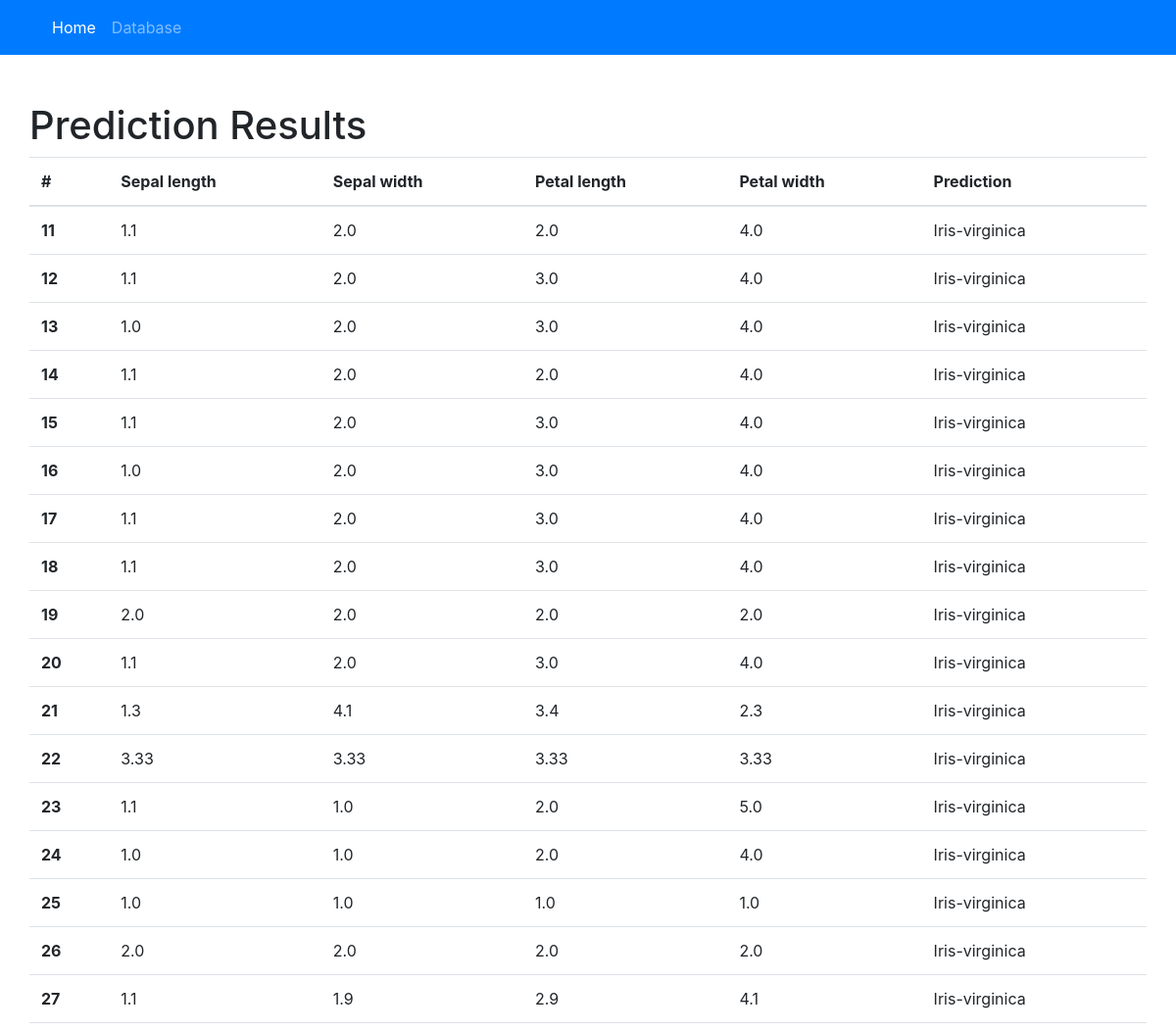
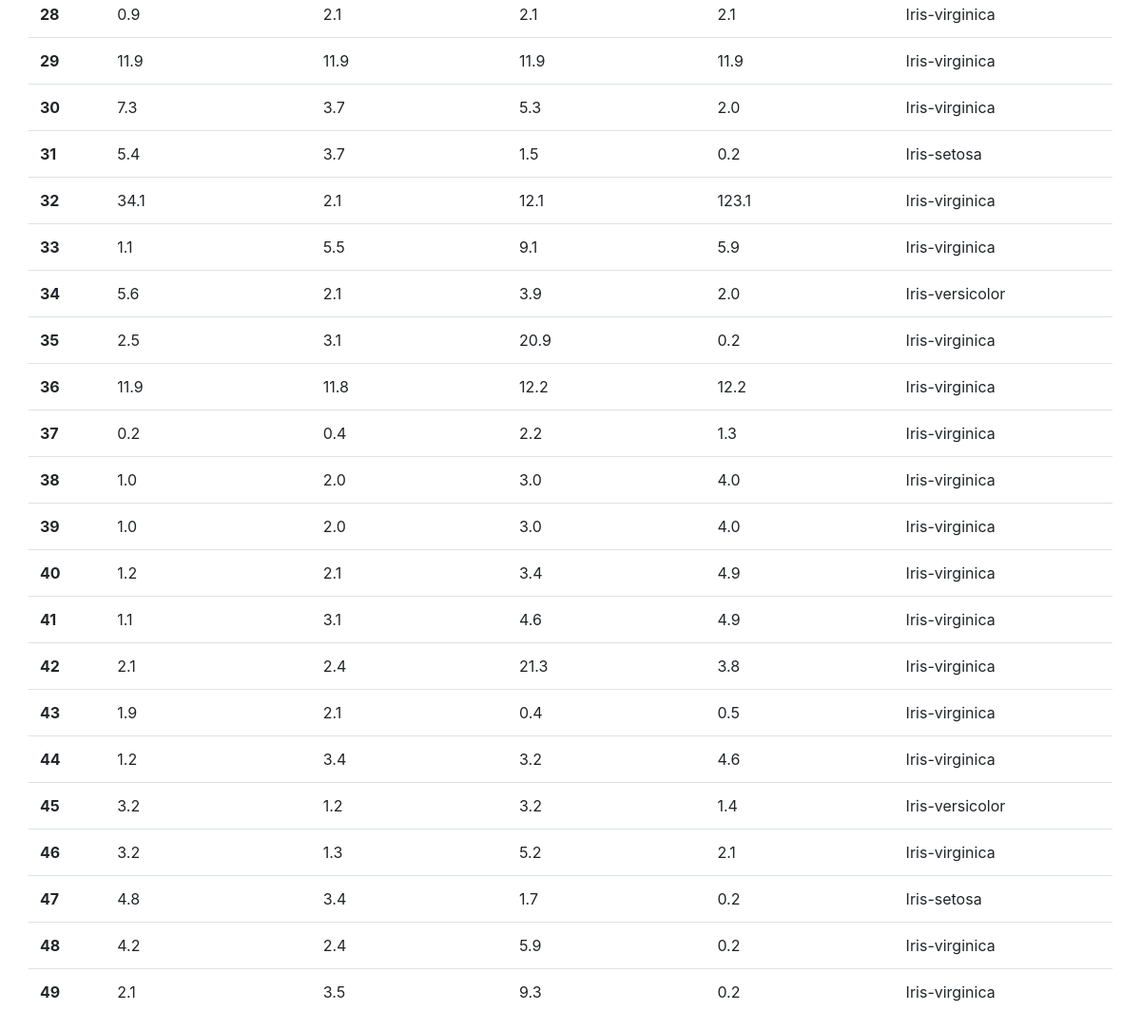
The app's page /results/ with its own data (2 pictures, top to bottom).
### predict/models.py (models this page shows, shortened)
class PredResults(models.Model):
    sepal_length = models.FloatField()
    sepal_width = models.FloatField()
    petal_length = models.FloatField()
    petal_width = models.FloatField()
    classification = models.CharField(max_length=30)

### predict/views.py (the view)
# urls.py: path('results/', views.view_results, name='results'),
def view_results(request):
    data = {"dataset": PredResults.objects.all()}
    return render(request, "results.html", data)

### templates/results.html
{% extends "base.html" %}
{% block main %}
    <div class="container pt-5">
        <div class="row">
        <h1>Prediction Results</h1>
            <table class="table">
                <thead>
                <tr>
                <th scope="col">#</th>
                <th scope="col">Sepal length</th>
                <th scope="col">Sepal width</th>
                <th scope="col">Petal length</th>
                <th scope="col">Petal width</th>
                <th scope="col">Prediction</th>
                </tr>
                </thead>
                <tbody>
                {% for data in dataset %}
                    <tr>
                    <th scope="row">{{ data.id }}</th>
                    <td>{{ data.sepal_length }}</td>
                    <td>{{ data.sepal_width }}</td>
                    <td>{{ data.petal_length }}</td>
                    <td>{{ data.petal_width }}</td>
                    <td>{{ data.classification }}</td>
                    </tr>
                {% endfor %}
                </tbody>
            </table>
        </div>
    </div>
{% endblock %}

### templates/base.html (shortened to what this page needs)
<!doctype html>
<html lang="en">
    <head>
    <link rel="stylesheet" href="https://stackpath.bootstrapcdn.com/bootstrap/4.4.1/css/bootstrap.min.css">
    </head>
    <body>
    <nav class="navbar navbar-dark bg-primary navbar-expand-lg">
        <div class="container">
        <div class="collapse navbar-collapse" id="navbarSupportedContent">
            <ul class="navbar-nav mr-auto">
                <li class="nav-item active">
                    <a class="nav-link" href="/">Home <span class="sr-only">(current)</span></a>
                </li>
                <li class="nav-item">
                    <a class="nav-link" href="/results">Database</a>
                </li>
            </ul>
        </div>
        </div>
    </nav>
    {% block main %}
    {% endblock %}
    </body>
</html>

### records on screen
PredResults: id "11", sepal_length "1.1", sepal_width "2.0", petal_length "2.0", petal_width "4.0", classification "Iris-virginica"
PredResults: id "12", sepal_length "1.1", sepal_width "2.0", petal_length "3.0", petal_width "4.0", classification "Iris-virginica"
PredResults: id "13", sepal_length "1.0", sepal_width "2.0", petal_length "3.0", petal_width "4.0", classification "Iris-virginica"
PredResults: id "14", sepal_length "1.1", sepal_width "2.0", petal_length "2.0", petal_width "4.0", classification "Iris-virginica"
PredResults: id "15", sepal_length "1.1", sepal_width "2.0", petal_length "3.0", petal_width "4.0", classification "Iris-virginica"
PredResults: id "16", sepal_length "1.0", sepal_width "2.0", petal_length "3.0", petal_width "4.0", classification "Iris-virginica"
PredResults: id "17", sepal_length "1.1", sepal_width "2.0", petal_length "3.0", petal_width "4.0", classification "Iris-virginica"
PredResults: id "18", sepal_length "1.1", sepal_width "2.0", petal_length "3.0", petal_width "4.0", classification "Iris-virginica"
PredResults: id "19", sepal_length "2.0", sepal_width "2.0", petal_length "2.0", petal_width "2.0", classification "Iris-virginica"
PredResults: id "20", sepal_length "1.1", sepal_width "2.0", petal_length "3.0", petal_width "4.0", classification "Iris-virginica"
PredResults: id "21", sepal_length "1.3", sepal_width "4.1", petal_length "3.4", petal_width "2.3", classification "Iris-virginica"
PredResults: id "22", sepal_length "3.33", sepal_width "3.33", petal_length "3.33", petal_width "3.33", classification "Iris-virginica"
PredResults: id "23", sepal_length "1.1", sepal_width "1.0", petal_length "2.0", petal_width "5.0", classification "Iris-virginica"
PredResults: id "24", sepal_length "1.0", sepal_width "1.0", petal_length "2.0", petal_width "4.0", classification "Iris-virginica"
PredResults: id "25", sepal_length "1.0", sepal_width "1.0", petal_length "1.0", petal_width "1.0", classification "Iris-virginica"
PredResults: id "26", sepal_length "2.0", sepal_width "2.0", petal_length "2.0", petal_width "2.0", classification "Iris-virginica"
PredResults: id "27", sepal_length "1.1", sepal_width "1.9", petal_length "2.9", petal_width "4.1", classification "Iris-virginica"
PredResults: id "28", sepal_length "0.9", sepal_width "2.1", petal_length "2.1", petal_width "2.1", classification "Iris-virginica"
PredResults: id "29", sepal_length "11.9", sepal_width "11.9", petal_length "11.9", petal_width "11.9", classification "Iris-virginica"
PredResults: id "30", sepal_length "7.3", sepal_width "3.7", petal_length "5.3", petal_width "2.0", classification "Iris-virginica"
PredResults: id "31", sepal_length "5.4", sepal_width "3.7", petal_length "1.5", petal_width "0.2", classification "Iris-setosa"
PredResults: id "32", sepal_length "34.1", sepal_width "2.1", petal_length "12.1", petal_width "123.1", classification "Iris-virginica"
PredResults: id "33", sepal_length "1.1", sepal_width "5.5", petal_length "9.1", petal_width "5.9", classification "Iris-virginica"
PredResults: id "34", sepal_length "5.6", sepal_width "2.1", petal_length "3.9", petal_width "2.0", classification "Iris-versicolor"
PredResults: id "35", sepal_length "2.5", sepal_width "3.1", petal_length "20.9", petal_width "0.2", classification "Iris-virginica"
PredResults: id "36", sepal_length "11.9", sepal_width "11.8", petal_length "12.2", petal_width "12.2", classification "Iris-virginica"
PredResults: id "37", sepal_length "0.2", sepal_width "0.4", petal_length "2.2", petal_width "1.3", classification "Iris-virginica"
PredResults: id "38", sepal_length "1.0", sepal_width "2.0", petal_length "3.0", petal_width "4.0", classification "Iris-virginica"
PredResults: id "39", sepal_length "1.0", sepal_width "2.0", petal_length "3.0", petal_width "4.0", classification "Iris-virginica"
PredResults: id "40", sepal_length "1.2", sepal_width "2.1", petal_length "3.4", petal_width "4.9", classification "Iris-virginica"
PredResults: id "41", sepal_length "1.1", sepal_width "3.1", petal_length "4.6", petal_width "4.9", classification "Iris-virginica"
PredResults: id "42", sepal_length "2.1", sepal_width "2.4", petal_length "21.3", petal_width "3.8", classification "Iris-virginica"
PredResults: id "43", sepal_length "1.9", sepal_width "2.1", petal_length "0.4", petal_width "0.5", classification "Iris-virginica"
PredResults: id "44", sepal_length "1.2", sepal_width "3.4", petal_length "3.2", petal_width "4.6", classification "Iris-virginica"
PredResults: id "45", sepal_length "3.2", sepal_width "1.2", petal_length "3.2", petal_width "1.4", classification "Iris-versicolor"
PredResults: id "46", sepal_length "3.2", sepal_width "1.3", petal_length "5.2", petal_width "2.1", classification "Iris-virginica"
PredResults: id "47", sepal_length "4.8", sepal_width "3.4", petal_length "1.7", petal_width "0.2", classification "Iris-setosa"
PredResults: id "48", sepal_length "4.2", sepal_width "2.4", petal_length "5.9", petal_width "0.2", classification "Iris-virginica"
PredResults: id "49", sepal_length "2.1", sepal_width "3.5", petal_length "9.3", petal_width "0.2", classification "Iris-virginica"
